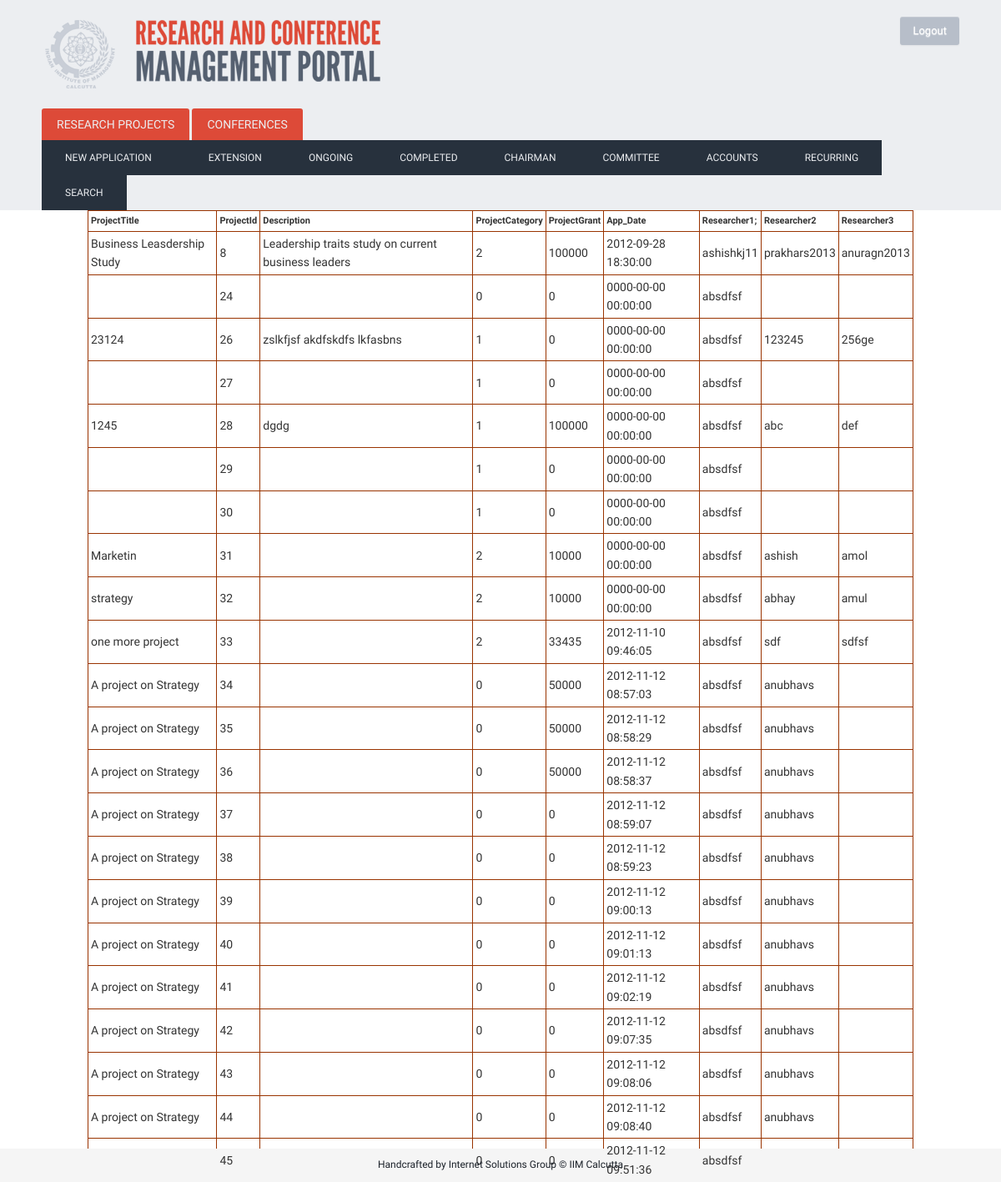
The page /index.php/app_admin (signed in) on the database as committed earlier.
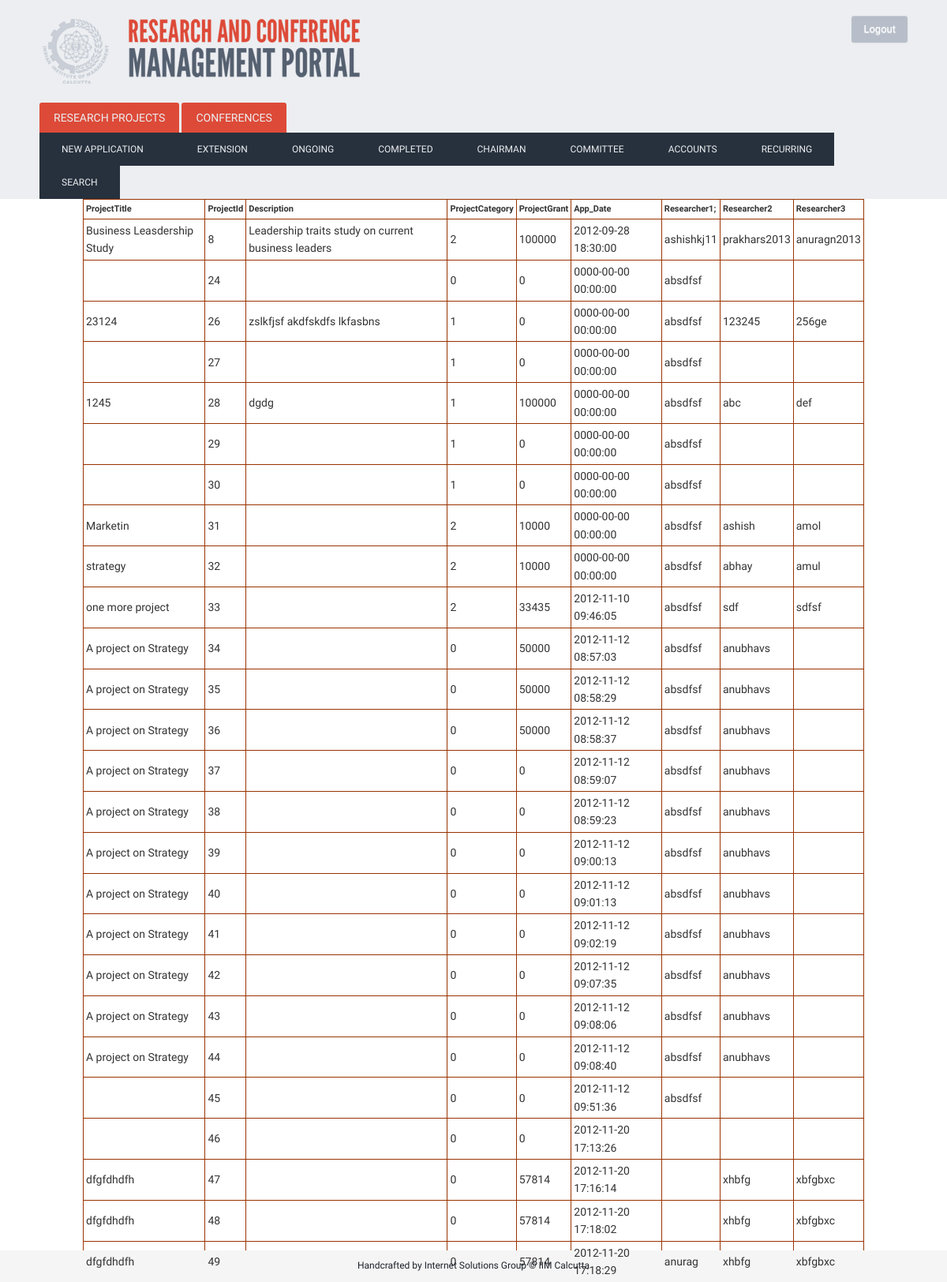
The same page on the database as committed later.
### tables this page shows
CREATE TABLE IF NOT EXISTS `project` (
  `ProjectTitle` varchar(400) NOT NULL,
  `ProjectId` bigint(200) NOT NULL AUTO_INCREMENT,
  `Description` varchar(2000) NOT NULL,
  `App_Date` timestamp NOT NULL DEFAULT CURRENT_TIMESTAMP COMMENT 'The  date of application of the project',
  `Start_Date` date NOT NULL,
  `End_Date` date NOT NULL,
  `Researcher1` varchar(80) NOT NULL,
  `Researcher2` varchar(80) NOT NULL,
  `Researcher3` varchar(80) NOT NULL,
  `ProjectCategory` int(11) NOT NULL,
  `ProjectGrant` int(11) NOT NULL,
  `PStatus` varchar(50) NOT NULL,
  `Deliverables` varchar(500) NOT NULL,
  PRIMARY KEY (`ProjectId`),
  UNIQUE KEY `ProjectId` (`ProjectId`),
  UNIQUE KEY `ProjectId_2` (`ProjectId`)
);

### index.php (called while the page is built, shortened)
<?php
require_once BASEPATH.'core/CodeIgniter.php';

### application/models/project_model.php (called while the page is built, shortened)
<?PHP
class Project_model extends CI_Model {
	function project_stage($stage)
		{
		$queryStr='SELECT * FROM project WHERE PStatus = "app_'.$stage.'";';
		$query = $this->db->query($queryStr);
		return $query;
		}
}
?>

### application/controllers/app_admin.php (the view, shortened to what this page needs)
<?PHP
class App_admin extends CI_Controller {
	function index()
		{
			$data['myClass']=$this;
			$data['action']=0;
			if($_SESSION['usertype']==1){
				$this->load->view('layout',$data);
			} elseif ($_SESSION['usertype']==2){
				$this->load->view('layoutComm',$data);
			} elseif($_SESSION['usertype']==3){
				$this->load->view('layoutChairman',$data);
			}
		}
	function load_php()
				{
				$this->load->model('project_model');
				$stage='admin';
				$Query= $this->project_model->project_stage($stage);
				echo '<TABLE width="90%" border="1" bordercolor="#993300" align="center" cellpadding="3" cellspacing="1" class="table_border_both_left"><tr  class="heading_table_top">
					 ';
					 echo '<TR><TD><h4>ProjectTitle</h4></TD><TD><h4>ProjectId</h4></TD><TD><h4>Description</h4></TD><TD><h4>ProjectCategory</TD><TD><h4>ProjectGrant</TD><TD><h4>App_Date</TD><TD><h4>Researcher1;</TD><TD><h4>Researcher2</TD><TD><h4>Researcher3 </h1>';
					 foreach($Query->result() as $row)
					 {
						 echo '<TR><TD>';
						 print $row->ProjectTitle;
						 echo '</TD><TD>';
						 print $row->ProjectId;
						 echo '</TD><TD>';
						 print $row->Description;
						 echo '</TD><TD>';
						 print $row->ProjectCategory;
						 echo '</TD><TD>';
						 print $row->ProjectGrant;
						 echo '</TD><TD>';
						 print $row->App_Date;
						 echo '</TD><TD>';
						 print $row->Researcher1;
						 echo '</TD><TD>';
						 print $row->Researcher2;
						 echo '</TD><TD>';
						 print $row->Researcher3;
					 }
				echo '</TABLE>';
                }
	}
?>

### application/views/layout.php (shortened to what this page needs)
<!DOCTYPE html>
<html lang="en">
  <head>
    <link rel="stylesheet" href="static/css/bootstrap.min.css" >
    <link href="static/css/custom.css" rel="stylesheet" type="text/css" >
  </head>
  <body>
<div id="wrap">
    <div class="mast_head">
        <div class="container">
            <div id="logo"></div>
            <a class="btn logout_btn" href="logout">Logout</a>
        </div>
    </div>
    <div class="top_nav">
           <div id="tabbar" class="usual">
            <div class="container">
                <ul id="bars">
                    <li><a href="#resproj">Research Projects</a></li>
                    <li><a href="#confs">Conferences</a></li>
                </ul>
                <div id="resproj" style="display: block">
                    <ul>
                        <li><a href="/rp/new_application">New Application</a> </li>
                        <li><a href="/rp/extension">Extension</a> </li>
                        <li><a href="/rp/ongoing">Ongoing</a> </li>
                        <li><a href="/rp/completed">Completed</a> </li>
                        <li><a href="/rp/app_chairman">Chairman</a> </li>
                        <li><a href="/rp/app_committee">Committee</a> </li>
                        <li><a href="/rp/Accounts">Accounts</a> </li>
                        <li><a href="/rp/recurring">Recurring</a> </li>
                        <li><a href="/rp/searchProject">Search</a> </li>
                    </ul>
                </div>
           </div>
        </div>
    </div>
    <div class="container">
        <div>
			<?php
					if ($action==0)
					{
					$myClass->load_php();
					}
					elseif ($action==1)
					{
					$myClass->load_php($msg);
					}
					elseif ($action==2)
					{
					$myClass->approveMsg($msg);
					}
					elseif ($action==3)
					{
					$myClass->load_search($searchBy,$searchValue);
					}
			?>
             </div>
        </div>
    </div>
    <footer>
        <div id="container">
            <p>Handcrafted by Internet Solutions Group &copy; IIM Calcutta</p>
        </div>
    </footer>
  </body>
</html>

### static/css/custom.css (style rules this page uses)
html, body { height: 100%; }
body { background: url('/static/img/denim.png'); font-family: 'Droid Sans', sans-serif; font-weight: normal; font-size: 14px; line-height: 1.6; }
.container { width: 1100px; }
h4 { font-size: 11px; }
#logo { width: 820px; height: 100px; background: url("../img/heading.png") -21px -9px no-repeat; float: left; }
.btn { padding: 10px 20px; background: #b7bec9; color: white; -webkit-border-radius: 3px; -moz-border-radius: 3px; border-radius: 3px; border: 0px; }
.logout_btn { float: right; padding: 8px 15px; font: 12px; }
.mast_head { background: #eceef1; color: white; height: 110px; padding-top: 20px; }
.usual ul { margin-left: 0px; }
.usual ul li a { font-size: 12px; border: none; height: auto; display : block; color: #ECEEF1; padding : 10px 18px; text-decoration: none; text-transform: uppercase; }
.usual div { clear:left; }
#tabbar { background: #eceef1; }
#tabbar ul li { float: left; list-style-type: none; }
#bars li { background: #DD4A38; margin-right: 3px; -webkit-border-radius: 3px 3px 0px 0px; -moz-border-radius: 3px 3px 0 0; border-radius: 3px 3px 0 0; }
#bars li a { font-size: 14px; }
#resproj ul li a { background: #27313D; padding: 12px 28px; text-decoration: none; }
#resproj ul li:first-child a { padding-right: 40px; }
#wrap { min-height: 100%; height: auto !important; height: 100%; margin: 0 auto -40px; }
footer { text-align: center; background-color: #f5f5f5; height: 40px; font-size: 12px; color: #1B2129; }
footer p { padding-top: 10px; }

Rows that differ between the two databases and show on the page:
added project: ProjectId "46", ProjectCategory "0", ProjectGrant "0", App_Date "2012-11-20 17:13:26"
added project: ProjectTitle "dfgfdhdfh", ProjectId "47", ProjectCategory "0", ProjectGrant "57814", App_Date "2012-11-20 17:16:14", Researcher2 "xhbfg", Researcher3 "xbfgbxc"
added project: ProjectTitle "dfgfdhdfh", ProjectId "48", ProjectCategory "0", ProjectGrant "57814", App_Date "2012-11-20 17:18:02", Researcher2 "xhbfg", Researcher3 "xbfgbxc"
added project: ProjectTitle "dfgfdhdfh", ProjectId "49", ProjectCategory "0", ProjectGrant "57814", App_Date "2012-11-20 17:18:29", Researcher1 "anurag", Researcher2 "xhbfg", Researcher3 "xbfgbxc"
